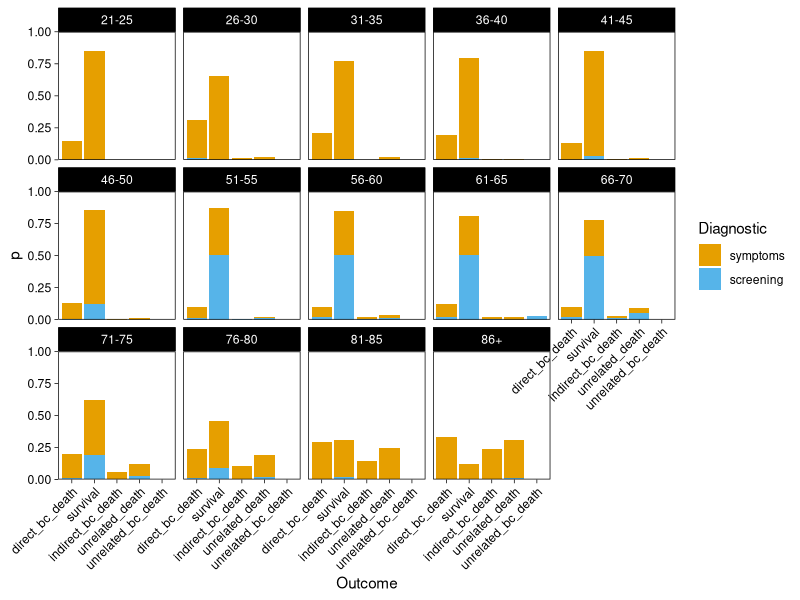
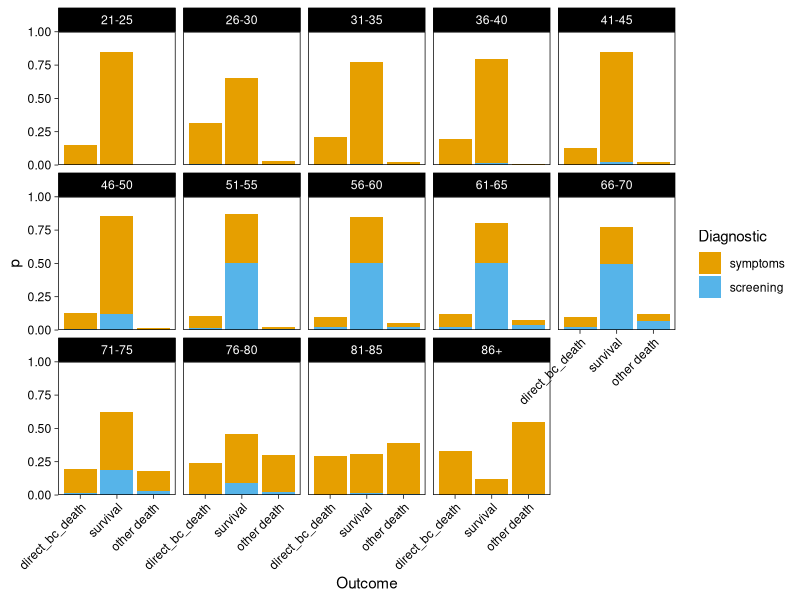
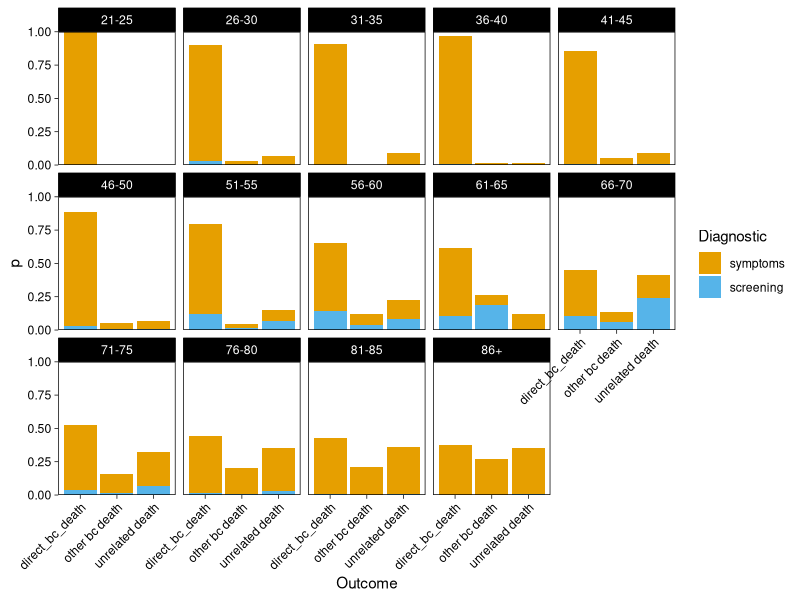
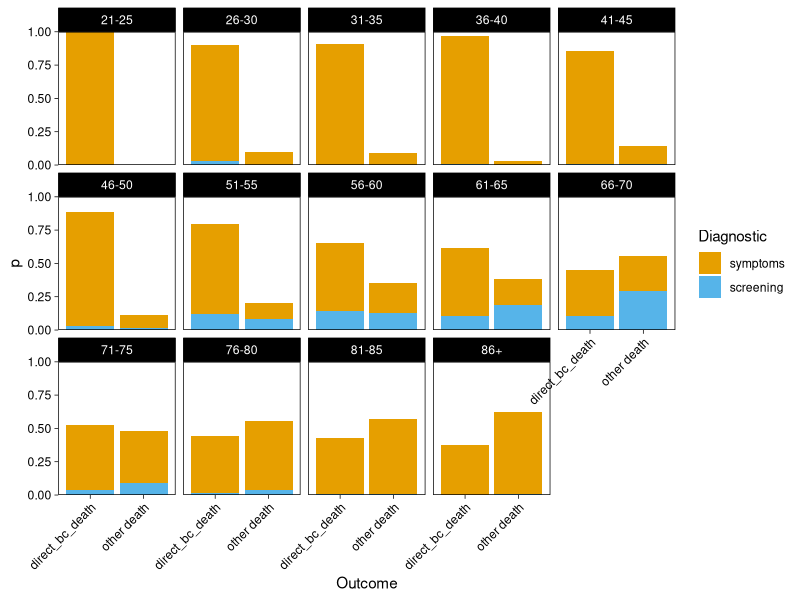
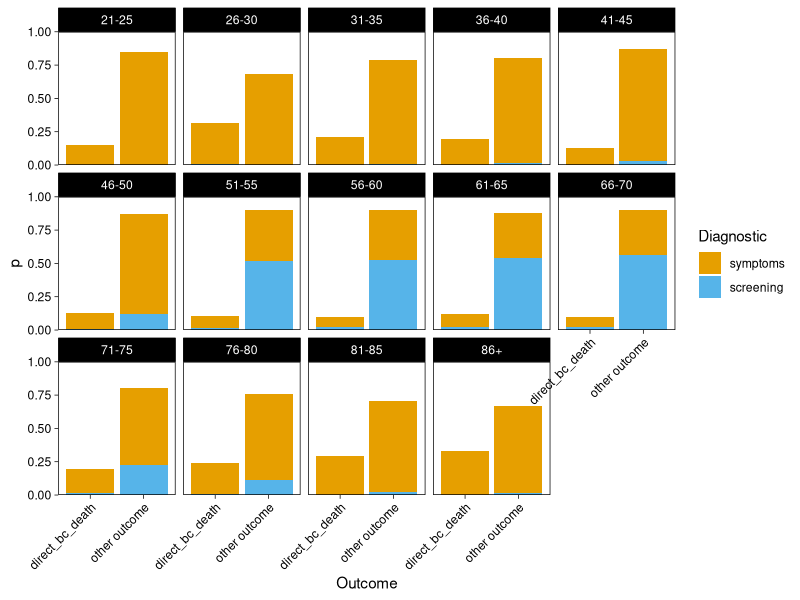
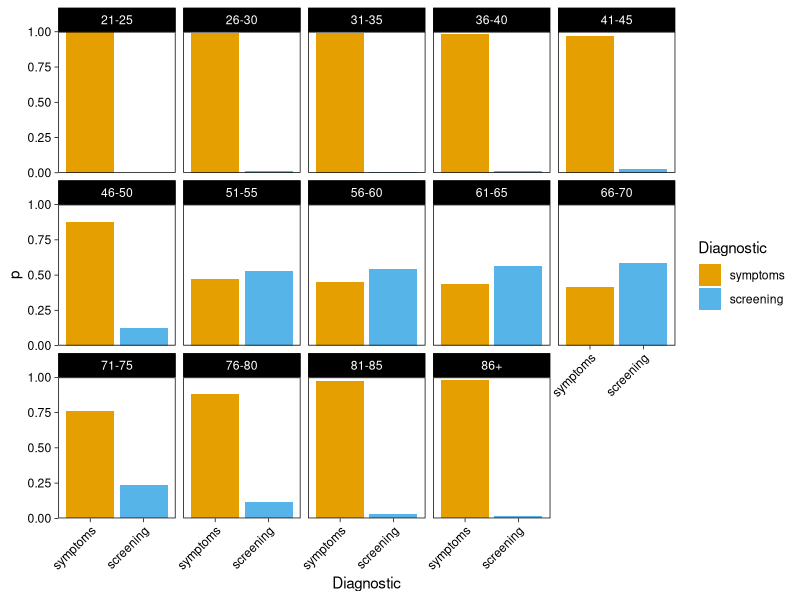
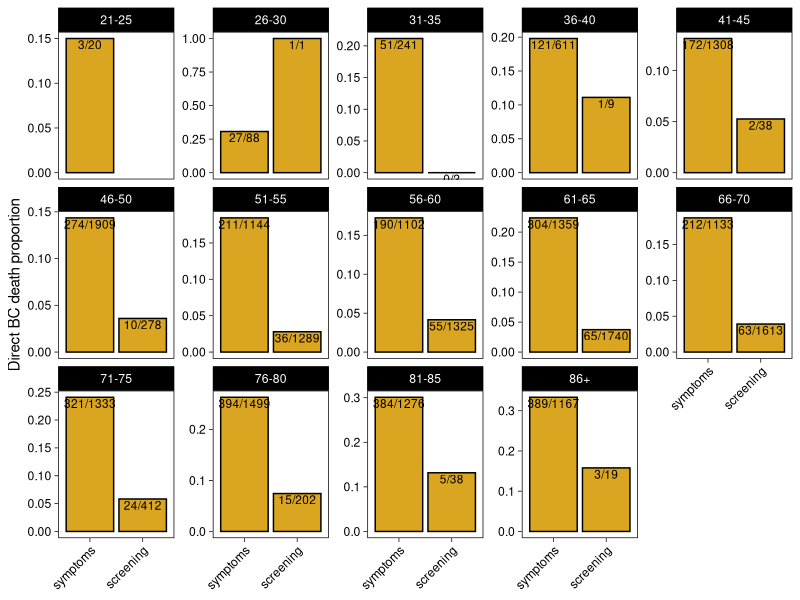
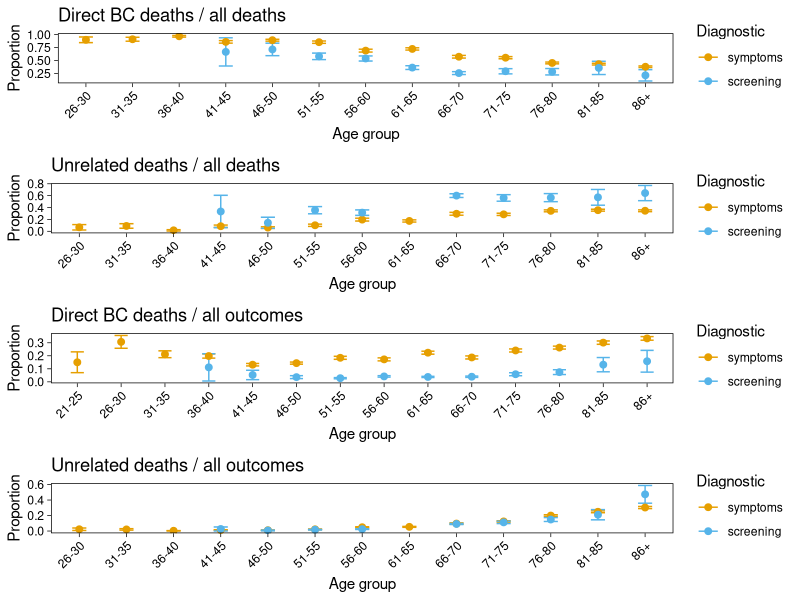

The R script that drew these images, in order:
## ---- chunk 1
knitr::opts_chunk$set(echo = FALSE, cache=TRUE)
library(tidyverse)
library(cowplot)
library(knitr)
library(kableExtra)
cbPalette <- c("#E69F00", "#56B4E9", "#009E73", "#F0E442", "#0072B2", "#D55E00", "#CC79A7")
## ---- chunk 2
myKable <- function(df, row.names=FALSE, col.names=NA, digits=2, bootstrap="condensed", font.size=12, label=NULL) {
  kable(df, format="html", row.names=row.names, col.names=col.names, digits=digits, label=label) %>% kable_styling(bootstrap_options=bootstrap, full_width=FALSE, position="left", font_size=font.size)
}
## ---- chunk 3
dat <- read_tsv("surv.txt", col_types = cols()) %>% 
  rename(Diagnostic = "Diagnostic route") %>% 
  mutate(Outcome = tolower(Outcome)) %>% 
  filter(Diagnostic != "other" & Age != "16-20") %>% 
  mutate(Diagnostic = recode(Diagnostic, "sympto" = "symptoms", "screen" = "screening")) %>% 
  mutate_at(vars(Outcome, Diagnostic, Age), as_factor)

sdat <- dat %>% group_by(Outcome, Diagnostic, Age) %>%
  tally %>%
  ungroup %>% 
  separate(Age, c("start", "end"), remove=FALSE) %>% 
  mutate(end = ifelse(end == "", "90", end)) %>% 
  mutate_at(vars(start, end), as.numeric) %>% 
  mutate(Midage = (start - 1 + end)/2) %>% 
  select(-start, -end)
## ---- chunk 4
plotData <- function(d, what="Outcome") {
 d %>% 
  group_by(Age) %>% 
  mutate(p = n / sum(n)) %>% 
  ungroup %>% 
ggplot(aes_string(x=what, y="p")) +
  theme_linedraw() +
  geom_col(aes(fill=Diagnostic)) +
  facet_wrap(~Age, ncol=5) +
  scale_fill_manual(values = cbPalette) +
  theme(axis.text.x = element_text(angle=45, hjust=1), panel.grid = element_blank()) +
  scale_y_continuous(expand=c(0,0), limits=c(0,1))
}
## ---- chunk 5
sdat %>% 
  plotData
## ---- chunk 6
sdat %>% 
  mutate(Outcome = recode(Outcome,
                          "indirect_bc_death" = "other death",
                          "unrelated_bc_death" = "other death",
                          "unrelated_death" = "other death")) %>% 
  plotData
## ---- chunk 7
sdat %>% 
  filter(Outcome != "survival") %>% 
  mutate(Outcome = recode(Outcome,
                          "indirect_bc_death" = "other bc death",
                          "unrelated_bc_death" = "other bc death",
                          "unrelated_death" = "unrelated death")) %>% 
  plotData
## ---- chunk 8
sdat %>% 
  filter(Outcome != "survival") %>% 
  mutate(Outcome = recode(Outcome,
                          "indirect_bc_death" = "other death",
                          "unrelated_bc_death" = "other death",
                          "unrelated_death" = "other death")) %>% 
  plotData
## ---- chunk 9
sdat %>% 
  mutate(Outcome = recode(Outcome,
                          "indirect_bc_death" = "other outcome",
                          "unrelated_bc_death" = "other outcome",
                          "unrelated_death" = "other outcome",
                          "survival" = "other outcome")) %>% 
  plotData
## ---- chunk 10
sdat %>% 
  plotData(what = "Diagnostic")
## ---- chunk 11
plotScreen <- function(d) {
  d %>% 
    group_by(Age, Outcome) %>% 
    summarise(s = sum(n[Diagnostic == "screen"]), tot = sum(n), p = s / tot) %>% 
    ungroup %>% 
ggplot(aes(x=Outcome, y=p)) +
  theme_linedraw() +
  geom_col() +
  facet_wrap(~Age, ncol=5, scales = "free_y") +
  scale_fill_manual(values = cbPalette) +
  theme(axis.text.x = element_text(angle=45, hjust=1), panel.grid = element_blank()) +
    labs(x=NULL, y="Screen proportion")
}
## ---- chunk 12
plotDeath <- function(d) {
  d %>% 
    mutate(Diagnostic = recode(Diagnostic, "sympto" = "unscreened", "other" = "unscreened")) %>% 
    group_by(Age, Diagnostic) %>% 
    summarise(s = sum(n[Outcome == "direct_bc_death"]), tot = sum(n), f = tot - s, p = s / tot) %>%
    mutate(lab = paste0(s, "/", tot)) %>% 
    ungroup %>% 
  ggplot(aes(x=Diagnostic, y=p)) +
    theme_linedraw() +
    geom_col(fill="goldenrod", colour="black") +
    facet_wrap(~Age, ncol=5, scales = "free_y") +
    scale_fill_manual(values = cbPalette) +
    theme(axis.text.x = element_text(angle=45, hjust=1), panel.grid = element_blank()) +
    labs(x=NULL, y="Direct BC death proportion") +
    geom_text(aes(label = lab), vjust=1.2, size=3)
}
## ---- chunk 13
sdat %>% 
  plotDeath
## ---- chunk 14
findOutcomeProportion <- function(d, value, others) {
  ds <- d %>% 
    group_by(Diagnostic, Age) %>% 
    summarise(s = sum(n[Outcome == value]), f = sum(n[Outcome %in% others]), n = s + f,  p = s / n, Midage = Midage[1]) %>%
    filter(s > 0 & f > 0) %>% 
    ungroup
  
  properr <- ds %>%
    mutate(row = row_number()) %>% 
    group_by(row) %>%
    do({
      #ci <- prop.test(.$s, .$n)$conf.int
      #tibble(p_lo = ci[1], p_up = ci[2])
      se <- sqrt(.$p * (1 - .$p) / .$n)
      tibble(p_lo = .$p - se, p_up = .$p + se, se = se)
    }) %>% 
    ungroup
  
  bind_cols(ds, select(properr, p_lo, p_up, se))
}

plotOutcomeProportion <- function(d, value, others, ylab=NULL) {
  if(is.null(ylab)) ylab <- paste(value, "proportion")
  d %>% 
    findOutcomeProportion(value, others) %>% 
  ggplot(aes(x=Age, y=p, group=Diagnostic, colour = Diagnostic)) +
    theme_linedraw() +
    theme(panel.grid = element_blank(), axis.text.x=element_text(angle=45, hjust=1)) +
    geom_errorbar(aes(x=Age, ymin=p_lo, ymax=p_up, colour=Diagnostic), width=0.3) +
    geom_point(size=2) +
    labs(x = "Age group", y = "Proportion", title=ylab) +
    #geom_smooth(method="lm", formula=y ~ poly(x, 2), se=FALSE) +
    scale_colour_manual(values = cbPalette)
}
## ---- chunk 15
cases <- list(
  `1` = list(value = "direct_bc_death",
             others = c("indirect_bc_death", "unrelated_death", "unrelated_bc_death"),
             name = "Direct BC deaths / all deaths"),
  `2` = list(value = "unrelated_death",
             others = c("indirect_bc_death", "direct_bc_death", "unrelated_bc_death"),
             name = "Unrelated deaths / all deaths"),
  `3` = list(value = "direct_bc_death",
             others = c("indirect_bc_death", "unrelated_death", "unrelated_bc_death", "survival"),
             name = "Direct BC deaths / all outcomes"),
  `4` = list(value = "unrelated_death",
             others = c("indirect_bc_death", "direct_bc_death", "unrelated_bc_death", "survival"),
             name = "Unrelated deaths / all outcomes")
)
## ---- chunk 16
map(cases, function(case) {
  plotOutcomeProportion(sdat, value = case$value, others = case$others, ylab = case$name)   
}) %>% 
  plot_grid(plotlist = ., ncol=1)
## ---- chunk 17
chi2Comparison <- function(d, value, others) {
  P <- d %>% 
    findOutcomeProportion(value, others) %>% 
    select(Age, Diagnostic, p, se) %>% 
    group_split(Diagnostic)
  cx <- inner_join(P[[1]], P[[2]], by="Age") %>% 
    mutate(se2 = se.x^2 + se.y^2, chi2 = (p.x - p.y)^2 / se2)
  chi2 <- sum(cx$chi2)
  dof <- nrow(cx) - 1
  p <- 1 - pchisq(chi2, dof)
  list(chi2 = chi2, dof = dof, p = p)
}
## ---- chunk 18
map_df(cases, function(case) {
  cs <- chi2Comparison(sdat, value = case$value, others = case$others)
  tibble(Group = case$name, chi2 = cs$chi2, p = cs$p)
}) %>% 
  mutate_at(vars(chi2, p), ~signif(.,3)) %>% mutate_at(vars(chi2, p), as.character) %>% 
  myKable()
